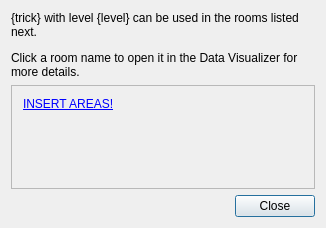
<?xml version="1.0" encoding="UTF-8"?>
<ui version="4.0">
 <class>TrickDetailsPopup</class>
 <widget class="QDialog" name="TrickDetailsPopup">
  <property name="geometry">
   <rect>
    <x>0</x>
    <y>0</y>
    <width>326</width>
    <height>228</height>
   </rect>
  </property>
  <property name="sizePolicy">
   <sizepolicy hsizetype="Preferred" vsizetype="Fixed">
    <horstretch>0</horstretch>
    <verstretch>0</verstretch>
   </sizepolicy>
  </property>
  <property name="maximumSize">
   <size>
    <width>16777215</width>
    <height>16777215</height>
   </size>
  </property>
  <property name="windowTitle">
   <string>Item Configuration</string>
  </property>
  <layout class="QVBoxLayout" name="verticalLayout">
   <item>
    <widget class="QLabel" name="title_label">
     <property name="text">
      <string>&lt;html&gt;&lt;head/&gt;&lt;body&gt;&lt;p&gt;{trick} with level {level} can be used in the rooms listed next.&lt;/p&gt;&lt;p&gt;Click a room name to open it in the Data Visualizer for more details.&lt;/p&gt;&lt;/body&gt;&lt;/html&gt;</string>
     </property>
     <property name="wordWrap">
      <bool>true</bool>
     </property>
    </widget>
   </item>
   <item>
    <widget class="QScrollArea" name="scroll_area">
     <property name="widgetResizable">
      <bool>true</bool>
     </property>
     <widget class="QWidget" name="scroll_area_contents">
      <property name="geometry">
       <rect>
        <x>0</x>
        <y>0</y>
        <width>312</width>
        <height>158</height>
       </rect>
      </property>
      <layout class="QVBoxLayout" name="verticalLayout_2">
       <item>
        <widget class="QLabel" name="area_list_label">
         <property name="text">
          <string>&lt;html&gt;&lt;head/&gt;&lt;body&gt;&lt;p&gt;&lt;a href=&quot;data-editor://World/Area&quot;&gt;INSERT AREAS!&lt;/a&gt;&lt;/p&gt;&lt;/body&gt;&lt;/html&gt;</string>
         </property>
         <property name="alignment">
          <set>Qt::AlignLeading|Qt::AlignLeft|Qt::AlignTop</set>
         </property>
         <property name="wordWrap">
          <bool>true</bool>
         </property>
        </widget>
       </item>
      </layout>
     </widget>
    </widget>
   </item>
   <item>
    <widget class="QDialogButtonBox" name="button_box">
     <property name="standardButtons">
      <set>QDialogButtonBox::Close</set>
     </property>
    </widget>
   </item>
  </layout>
 </widget>
 <layoutdefault spacing="6" margin="11"/>
 <resources/>
 <connections/>
</ui>
